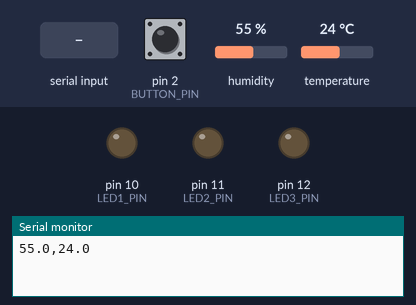
Bench run of a sketch on a simulated Arduino Uno, built with avr-gcc and run on an emulated ATmega328P. On the bench: output pins drawn as LEDs (lit = HIGH), the last lines printed to the serial monitor. The test bench sets the inputs (shaded band); at power-on: pin 2 (BUTTON_PIN) HIGH, humidity 55 %, temperature 24 °C.

Above: at 1.2 s.
1.3 s: "1\n" received over Serial
At 2.4 s:
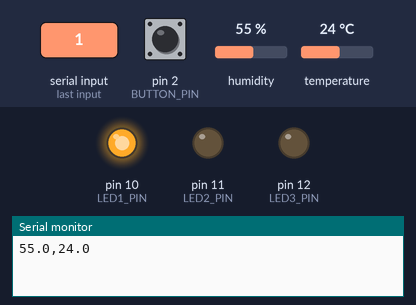
2.8 s: byte 51 ('3') received over Serial
At 3.6 s:
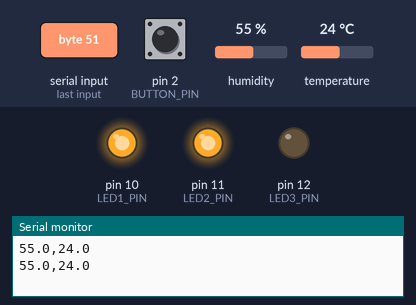
4.3 s: byte 50 ('2') received over Serial
At 4.7 s:
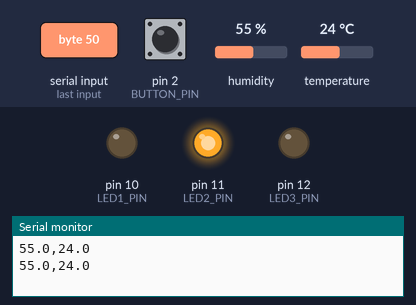
5.8 s: byte 53 ('5') received over Serial
At 7.0 s:
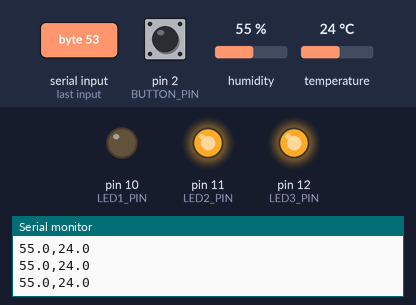
7.3 s: byte 49 ('1') received over Serial
At 8.2 s:
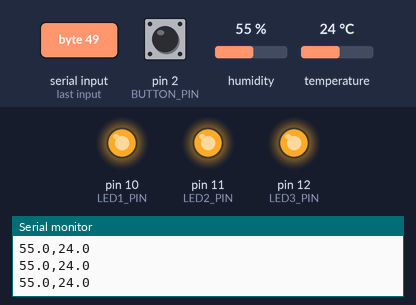
8.8 s: byte 52 ('4') received over Serial
At 9.3 s:
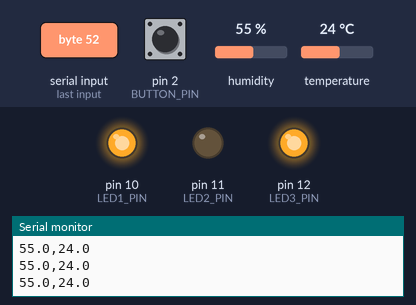
Timing chart, 0 to 11.3 s (numbered marks = the images above; inputs shaded):
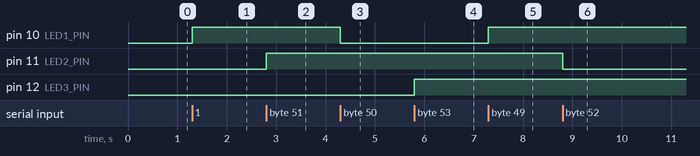

Measured:
- after the input at 1.3 s, pin 10 (LED1_PIN): LOW → HIGH at once
- after the input at 2.8 s, pin 11 (LED2_PIN): LOW → HIGH at once
- after the input at 4.3 s, pin 10 (LED1_PIN): HIGH → LOW at once
- after the input at 5.8 s, pin 12 (LED3_PIN): LOW → HIGH at once
- after the input at 7.3 s, pin 10 (LED1_PIN): LOW → HIGH at once
- after the input at 8.8 s, pin 11 (LED2_PIN): HIGH → LOW at once

The sketch:

ARDUINO_NODE_RED_LED_BUTTON_DHT11.ino
```cpp
#include <dht.h>
#include <FlexiTimer2.h>
dht DHT;

#define DHT11_PIN 4
#define LED1_PIN 10
#define LED2_PIN 11
#define LED3_PIN 12
#define BUTTON_PIN 2

bool flag=0;

void flash()
{
  byte in_button=digitalRead(BUTTON_PIN);
  if (in_button==0 && flag==0)
  {
  Serial.println(200);
  flag=1;
  delay(100);
  }
  if (in_button==1 && flag==1)
  {
  Serial.println(300);
  flag=0;
  delay(100);
  }

if (Serial.available())
{
  char in_byte=Serial.read();

  switch (in_byte)
  {
    case '1':    digitalWrite(LED1_PIN,1);    break;
    case '2':    digitalWrite(LED1_PIN,0);    break;
    case '3':    digitalWrite(LED2_PIN,1);    break;
    case '4':    digitalWrite(LED2_PIN,0);    break;
    case '5':    digitalWrite(LED3_PIN,1);    break;
    case '6':    digitalWrite(LED3_PIN,0);    break;
  }
}
}

void setup()
{
  Serial.begin(57600);
pinMode(LED1_PIN,OUTPUT);
pinMode(LED2_PIN,OUTPUT);
pinMode(LED3_PIN,OUTPUT);
pinMode(BUTTON_PIN,INPUT_PULLUP);
  FlexiTimer2::set(20, flash);
  FlexiTimer2::start();
}

void loop()
{
  int chk = DHT.read11(DHT11_PIN);
  switch (chk)
  {
    case DHTLIB_OK:
    break;
    case DHTLIB_ERROR_CHECKSUM:
    break;
    case DHTLIB_ERROR_TIMEOUT:
    break;
    case DHTLIB_ERROR_CONNECT:
    break;
    case DHTLIB_ERROR_ACK_L:
    break;
    case DHTLIB_ERROR_ACK_H:
    break;
    default:
    break;
  }

  Serial.print(DHT.humidity, 1);
  Serial.print(",");
  Serial.print(DHT.temperature, 1);
  Serial.print("\n");
  delay(3000);
}
```
